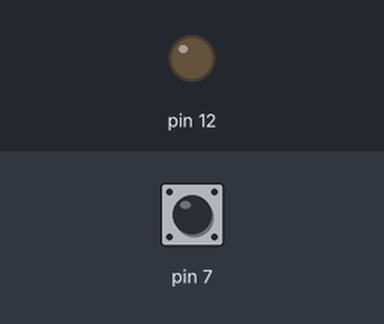
A sketch run on a simulated Arduino Uno, built with avr-gcc and run on an emulated ATmega328P. Parts: output pins drawn as LEDs (lit = HIGH). The inputs (shaded band) are chosen by the test bench; at power-on: pin 7 HIGH.

Above: at 1.2 s.
1.3 s: pin 7 pulsed LOW 5 times (0.12 s each, 0.3 s apart)
At 3.2 s:
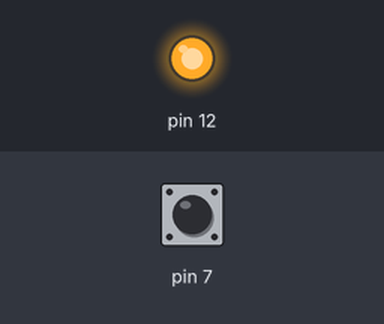
Timing chart, 0 to 4.7 s (numbered marks = the images above; inputs shaded):
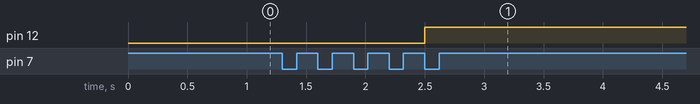

Measured:
- after the input at 1.3 s, pin 12: LOW → HIGH after 1.2 s

The sketch:

LedVerde.ino
```cpp
int contador=0;
boolean b1=0,b2=0,led=0;
void setup() {
  pinMode(12, OUTPUT);
  pinMode(7,INPUT_PULLUP);
}

void loop() {
  // put your main code here, to run repeatedly:
  b2=digitalRead(7);
  if((b1^b2)&(!b2)){
    contador++;
  }
  if(contador>=5){
    led=!led;
    contador=0;
  }
  digitalWrite(12,led);
  b1=b2;
}
```
